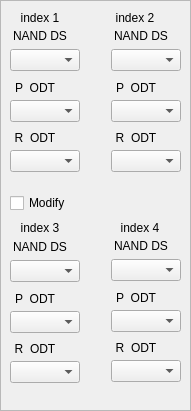
    <widget class="QFrame" name="set_soc_ds_frame_2">
     <property name="geometry">
      <rect>
       <x>368</x>
       <y>60</y>
       <width>191</width>
       <height>411</height>
      </rect>
     </property>
     <property name="frameShape">
      <enum>QFrame::StyledPanel</enum>
     </property>
     <property name="frameShadow">
      <enum>QFrame::Raised</enum>
     </property>
     <widget class="QLabel" name="label_38">
      <property name="geometry">
       <rect>
        <x>96</x>
        <y>30</y>
        <width>90</width>
        <height>12</height>
       </rect>
      </property>
      <property name="text">
       <string>NAND DS</string>
      </property>
      <property name="alignment">
       <set>Qt::AlignCenter</set>
      </property>
     </widget>
     <widget class="QLabel" name="label_39">
      <property name="geometry">
       <rect>
        <x>111</x>
        <y>82</y>
        <width>50</width>
        <height>12</height>
       </rect>
      </property>
      <property name="text">
       <string>P_ODT</string>
      </property>
      <property name="alignment">
       <set>Qt::AlignCenter</set>
      </property>
     </widget>
     <widget class="QLabel" name="label_40">
      <property name="geometry">
       <rect>
        <x>111</x>
        <y>132</y>
        <width>50</width>
        <height>12</height>
       </rect>
      </property>
      <property name="text">
       <string>R_ODT</string>
      </property>
      <property name="alignment">
       <set>Qt::AlignCenter</set>
      </property>
     </widget>
     <widget class="QComboBox" name="set_nand_ds_2">
      <property name="enabled">
       <bool>true</bool>
      </property>
      <property name="geometry">
       <rect>
        <x>111</x>
        <y>49</y>
        <width>70</width>
        <height>22</height>
       </rect>
      </property>
      <property name="editable">
       <bool>false</bool>
      </property>
      <property name="currentText">
       <string/>
      </property>
     </widget>
     <widget class="QComboBox" name="set_nand_odt_podt_2">
      <property name="enabled">
       <bool>true</bool>
      </property>
      <property name="geometry">
       <rect>
        <x>111</x>
        <y>100</y>
        <width>70</width>
        <height>22</height>
       </rect>
      </property>
      <property name="editable">
       <bool>false</bool>
      </property>
      <property name="currentText">
       <string/>
      </property>
     </widget>
     <widget class="QComboBox" name="set_nand_odt_rodt_2">
      <property name="enabled">
       <bool>true</bool>
      </property>
      <property name="geometry">
       <rect>
        <x>111</x>
        <y>150</y>
        <width>70</width>
        <height>22</height>
       </rect>
      </property>
      <property name="editable">
       <bool>false</bool>
      </property>
      <property name="currentText">
       <string/>
      </property>
     </widget>
     <widget class="QLabel" name="label_20">
      <property name="geometry">
       <rect>
        <x>10</x>
        <y>132</y>
        <width>50</width>
        <height>12</height>
       </rect>
      </property>
      <property name="text">
       <string>R_ODT</string>
      </property>
      <property name="alignment">
       <set>Qt::AlignCenter</set>
      </property>
     </widget>
     <widget class="QComboBox" name="set_nand_odt_rodt_1">
      <property name="enabled">
       <bool>true</bool>
      </property>
      <property name="geometry">
       <rect>
        <x>10</x>
        <y>150</y>
        <width>70</width>
        <height>22</height>
       </rect>
      </property>
      <property name="editable">
       <bool>false</bool>
      </property>
      <property name="currentText">
       <string/>
      </property>
     </widget>
     <widget class="QComboBox" name="set_nand_odt_podt_1">
      <property name="enabled">
       <bool>true</bool>
      </property>
      <property name="geometry">
       <rect>
        <x>10</x>
        <y>100</y>
        <width>70</width>
        <height>22</height>
       </rect>
      </property>
      <property name="editable">
       <bool>false</bool>
      </property>
      <property name="currentText">
       <string/>
      </property>
     </widget>
     <widget class="QLabel" name="label_19">
      <property name="geometry">
       <rect>
        <x>10</x>
        <y>82</y>
        <width>50</width>
        <height>12</height>
       </rect>
      </property>
      <property name="text">
       <string>P_ODT</string>
      </property>
      <property name="alignment">
       <set>Qt::AlignCenter</set>
      </property>
     </widget>
     <widget class="QLabel" name="label_18">
      <property name="geometry">
       <rect>
        <x>-5</x>
        <y>30</y>
        <width>90</width>
        <height>12</height>
       </rect>
      </property>
      <property name="text">
       <string>NAND DS</string>
      </property>
      <property name="alignment">
       <set>Qt::AlignCenter</set>
      </property>
     </widget>
     <widget class="QComboBox" name="set_nand_ds_1">
      <property name="enabled">
       <bool>true</bool>
      </property>
      <property name="geometry">
       <rect>
        <x>10</x>
        <y>49</y>
        <width>70</width>
        <height>22</height>
       </rect>
      </property>
      <property name="editable">
       <bool>false</bool>
      </property>
      <property name="currentText">
       <string/>
      </property>
     </widget>
     <widget class="QLabel" name="label_59">
      <property name="geometry">
       <rect>
        <x>111</x>
        <y>292</y>
        <width>50</width>
        <height>12</height>
       </rect>
      </property>
      <property name="text">
       <string>P_ODT</string>
      </property>
      <property name="alignment">
       <set>Qt::AlignCenter</set>
      </property>
     </widget>
     <widget class="QLabel" name="label_58">
      <property name="geometry">
       <rect>
        <x>96</x>
        <y>240</y>
        <width>90</width>
        <height>12</height>
       </rect>
      </property>
      <property name="text">
       <string>NAND DS</string>
      </property>
      <property name="alignment">
       <set>Qt::AlignCenter</set>
      </property>
     </widget>
     <widget class="QComboBox" name="set_nand_ds_3">
      <property name="enabled">
       <bool>true</bool>
      </property>
      <property name="geometry">
       <rect>
        <x>10</x>
        <y>260</y>
        <width>70</width>
        <height>22</height>
       </rect>
      </property>
      <property name="editable">
       <bool>false</bool>
      </property>
      <property name="currentText">
       <string/>
      </property>
     </widget>
     <widget class="QLabel" name="label_50">
      <property name="geometry">
       <rect>
        <x>10</x>
        <y>343</y>
        <width>50</width>
        <height>12</height>
       </rect>
      </property>
      <property name="text">
       <string>R_ODT</string>
      </property>
      <property name="alignment">
       <set>Qt::AlignCenter</set>
      </property>
     </widget>
     <widget class="QComboBox" name="set_nand_ds_4">
      <property name="enabled">
       <bool>true</bool>
      </property>
      <property name="geometry">
       <rect>
        <x>111</x>
        <y>259</y>
        <width>70</width>
        <height>22</height>
       </rect>
      </property>
      <property name="editable">
       <bool>false</bool>
      </property>
      <property name="currentText">
       <string/>
      </property>
     </widget>
     <widget class="QLabel" name="label_60">
      <property name="geometry">
       <rect>
        <x>111</x>
        <y>342</y>
        <width>50</width>
        <height>12</height>
       </rect>
      </property>
      <property name="text">
       <string>R_ODT</string>
      </property>
      <property name="alignment">
       <set>Qt::AlignCenter</set>
      </property>
     </widget>
     <widget class="QLabel" name="label_48">
      <property name="geometry">
       <rect>
        <x>-5</x>
        <y>241</y>
        <width>90</width>
        <height>12</height>
       </rect>
      </property>
      <property name="text">
       <string>NAND DS</string>
      </property>
      <property name="alignment">
       <set>Qt::AlignCenter</set>
      </property>
     </widget>
     <widget class="QComboBox" name="set_nand_odt_rodt_4">
      <property name="enabled">
       <bool>true</bool>
      </property>
      <property name="geometry">
       <rect>
        <x>111</x>
        <y>360</y>
        <width>70</width>
        <height>22</height>
       </rect>
      </property>
      <property name="editable">
       <bool>false</bool>
      </property>
      <property name="currentText">
       <string/>
      </property>
     </widget>
     <widget class="QComboBox" name="set_nand_odt_rodt_3">
      <property name="enabled">
       <bool>true</bool>
      </property>
      <property name="geometry">
       <rect>
        <x>10</x>
        <y>361</y>
        <width>70</width>
        <height>22</height>
       </rect>
      </property>
      <property name="editable">
       <bool>false</bool>
      </property>
      <property name="currentText">
       <string/>
      </property>
     </widget>
     <widget class="QComboBox" name="set_nand_odt_podt_3">
      <property name="enabled">
       <bool>true</bool>
      </property>
      <property name="geometry">
       <rect>
        <x>10</x>
        <y>311</y>
        <width>70</width>
        <height>22</height>
       </rect>
      </property>
      <property name="editable">
       <bool>false</bool>
      </property>
      <property name="currentText">
       <string/>
      </property>
     </widget>
     <widget class="QLabel" name="label_49">
      <property name="geometry">
       <rect>
        <x>10</x>
        <y>293</y>
        <width>50</width>
        <height>12</height>
       </rect>
      </property>
      <property name="text">
       <string>P_ODT</string>
      </property>
      <property name="alignment">
       <set>Qt::AlignCenter</set>
      </property>
     </widget>
     <widget class="QComboBox" name="set_nand_odt_podt_4">
      <property name="enabled">
       <bool>true</bool>
      </property>
      <property name="geometry">
       <rect>
        <x>111</x>
        <y>310</y>
        <width>70</width>
        <height>22</height>
       </rect>
      </property>
      <property name="editable">
       <bool>false</bool>
      </property>
      <property name="currentText">
       <string/>
      </property>
     </widget>
     <widget class="QLabel" name="label_66">
      <property name="geometry">
       <rect>
        <x>0</x>
        <y>220</y>
        <width>80</width>
        <height>16</height>
       </rect>
      </property>
      <property name="text">
       <string>index 3</string>
      </property>
      <property name="alignment">
       <set>Qt::AlignCenter</set>
      </property>
     </widget>
     <widget class="QLabel" name="label_21">
      <property name="geometry">
       <rect>
        <x>0</x>
        <y>10</y>
        <width>80</width>
        <height>16</height>
       </rect>
      </property>
      <property name="text">
       <string>index 1</string>
      </property>
      <property name="alignment">
       <set>Qt::AlignCenter</set>
      </property>
     </widget>
     <widget class="QLabel" name="label_67">
      <property name="geometry">
       <rect>
        <x>95</x>
        <y>10</y>
        <width>80</width>
        <height>16</height>
       </rect>
      </property>
      <property name="text">
       <string>index 2</string>
      </property>
      <property name="alignment">
       <set>Qt::AlignCenter</set>
      </property>
     </widget>
     <widget class="QLabel" name="label_68">
      <property name="geometry">
       <rect>
        <x>100</x>
        <y>220</y>
        <width>80</width>
        <height>16</height>
       </rect>
      </property>
      <property name="text">
       <string>index 4</string>
      </property>
      <property name="alignment">
       <set>Qt::AlignCenter</set>
      </property>
     </widget>
     <widget class="QCheckBox" name="checkBox_2">
      <property name="geometry">
       <rect>
        <x>10</x>
        <y>195</y>
        <width>81</width>
        <height>16</height>
       </rect>
      </property>
      <property name="text">
       <string>Modify</string>
      </property>
     </widget>
    </widget>
